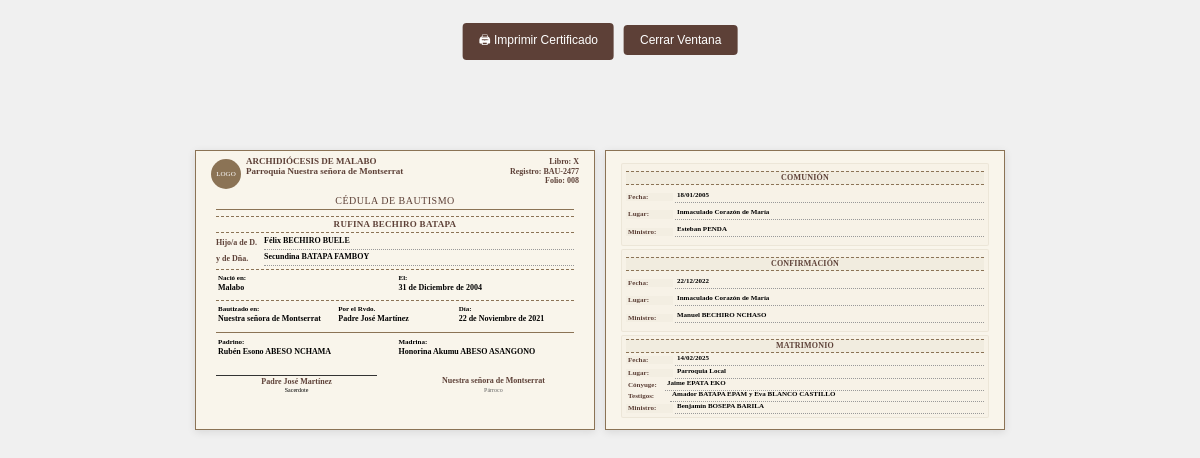
Page /report/imprimir_sacramentos.php?id=8 on the committed database.
### tables this page shows
CREATE TABLE `bautismo` (
  `id_bautismo` int(11) NOT NULL,
  `libro` text NOT NULL,
  `registro` varchar(50) DEFAULT NULL,
  `folio` int(6) DEFAULT NULL,
  `id_feligres` int(11) NOT NULL,
  `fecha` date DEFAULT NULL,
  `padrino` varchar(150) DEFAULT NULL,
  `madrina` varchar(150) DEFAULT NULL,
  `id_ministro` int(11) DEFAULT NULL,
  `id_parroquia` int(11) DEFAULT NULL,
  `estado` tinyint(1) NOT NULL DEFAULT 1,
  `id_pago` int(11) DEFAULT NULL,
  `monto_pago` decimal(12,2) DEFAULT 0.00
);

CREATE TABLE `parroquia` (
  `id_parroquia` int(11) NOT NULL,
  `nombre` varchar(150) NOT NULL,
  `direccion` varchar(200) DEFAULT NULL,
  `telefono` varchar(50) DEFAULT NULL
);

CREATE TABLE `feligres` (
  `id_feligres` int(11) NOT NULL,
  `nombre_completo` varchar(150) NOT NULL,
  `genero` enum('Masculino','Femenino') NOT NULL,
  `nombre_padre` varchar(150) DEFAULT NULL,
  `nombre_madre` varchar(150) DEFAULT NULL,
  `fecha_nacimiento` date DEFAULT NULL,
  `lugar_nacimiento` varchar(150) DEFAULT NULL
);

CREATE TABLE `ministros` (
  `id_ministro` int(11) NOT NULL,
  `nombre_completo` varchar(150) NOT NULL,
  `DIP` varchar(50) DEFAULT NULL,
  `telefono` varchar(50) DEFAULT NULL,
  `tipo` enum('Sacerdote','Diácono','Obispo','Catequista') NOT NULL
);

CREATE TABLE `comunion` (
  `id_comunion` int(11) NOT NULL,
  `registro` varchar(50) DEFAULT NULL,
  `id_feligres` int(11) DEFAULT NULL,
  `fecha` date DEFAULT NULL,
  `id_ministro` int(11) DEFAULT NULL,
  `id_parroquia` int(11) DEFAULT NULL,
  `estado` tinyint(1) NOT NULL DEFAULT 1,
  `id_pago` int(11) DEFAULT NULL,
  `monto_pago` decimal(12,2) DEFAULT 0.00
);

CREATE TABLE `confirmacion` (
  `id_confirmacion` int(11) NOT NULL,
  `registro` varchar(50) DEFAULT NULL,
  `id_feligres` int(11) DEFAULT NULL,
  `fecha` date DEFAULT NULL,
  `id_ministro` int(11) DEFAULT NULL,
  `id_parroquia` int(11) DEFAULT NULL,
  `estado` tinyint(1) NOT NULL DEFAULT 1,
  `id_pago` int(11) DEFAULT NULL,
  `monto_pago` decimal(12,2) DEFAULT 0.00
);

CREATE TABLE `matrimonio` (
  `id_matrimonio` int(11) NOT NULL,
  `registro` varchar(50) DEFAULT NULL,
  `fecha` date DEFAULT NULL,
  `id_ministro` int(11) DEFAULT NULL,
  `lugar` varchar(150) DEFAULT NULL,
  `estado` enum('activo','inactivo') NOT NULL DEFAULT 'activo',
  `id_pago` int(11) DEFAULT NULL,
  `monto_pago` decimal(12,2) DEFAULT 0.00
);

### report/imprimir_sacramentos.php (the view, shortened to what this page needs)
<?php
$database = new Database();
$db = $database->getConnection();
$id_bautismo = $_GET['id'] ?? 0;
$query = "
    SELECT
        b.id_bautismo,
        b.registro,
        b.fecha AS fecha_bautismo,
        b.padrino,
        b.madrina,
        p.nombre AS nombre_parroquia,
        p.direccion AS direccion_parroquia,
        f.id_feligres,
        f.nombre_completo,
        f.nombre_padre,
        f.nombre_madre,
        f.fecha_nacimiento,
        f.lugar_nacimiento,
        m.nombre_completo AS nombre_ministro,
        m.tipo AS tipo_ministro
    FROM bautismo b
    INNER JOIN feligres f ON b.id_feligres = f.id_feligres
    LEFT JOIN ministros m ON b.id_ministro = m.id_ministro
    LEFT JOIN parroquia p ON b.id_parroquia = p.id_parroquia
    WHERE b.id_feligres = :id
";
$stmt = $db->prepare($query);
$stmt->bindParam(':id', $id_bautismo, PDO::PARAM_INT);
$stmt->execute();
$bautismo = $stmt->fetch(PDO::FETCH_ASSOC);
function formatFechaCorta($fecha) {
    $meses = ['Enero', 'Febrero', 'Marzo', 'Abril', 'Mayo', 'Junio', 'Julio', 'Agosto', 'Septiembre', 'Octubre', 'Noviembre', 'Diciembre'];
    $f = date_create($fecha);
    return date_format($f, 'd') . ' de ' . $meses[date_format($f, 'n')-1] . ' de ' . date_format($f, 'Y');
}
$feligres_id = $bautismo['id_feligres'];
$libro = 'X';
$folio = str_pad($id_bautismo, 3, '0', STR_PAD_LEFT);
$logo_path = '../imagenes/.jpg';
$query_comunion = "SELECT
                    c.*,
                    m.nombre_completo as nombre_ministro,
                    p.nombre as nombre_parroquia
                  FROM comunion c
                  LEFT JOIN ministros m ON c.id_ministro = m.id_ministro
                  LEFT JOIN parroquia p ON c.id_parroquia = p.id_parroquia
                  WHERE c.id_feligres = :id_feligres";
$stmt_comunion = $db->prepare($query_comunion);
$stmt_comunion->bindParam(':id_feligres', $feligres_id);
$stmt_comunion->execute();
$comunion = $stmt_comunion->fetch(PDO::FETCH_ASSOC);
$query_confirmacion = "SELECT
                        conf.*,
                        m.nombre_completo as nombre_ministro,
                        p.nombre as nombre_parroquia
                      FROM confirmacion conf
                      LEFT JOIN ministros m ON conf.id_ministro = m.id_ministro
                      LEFT JOIN parroquia p ON conf.id_parroquia = p.id_parroquia
                      WHERE conf.id_feligres = :id_feligres";
$stmt_confirmacion = $db->prepare($query_confirmacion);
$stmt_confirmacion->bindParam(':id_feligres', $feligres_id);
$stmt_confirmacion->execute();
$confirmacion = $stmt_confirmacion->fetch(PDO::FETCH_ASSOC);
$query_matrimonio = "SELECT
                      mat.*,
                      m.nombre_completo as nombre_ministro,
                      p.nombre as nombre_parroquia,
                      f_esposo.nombre_completo as nombre_esposo,
                      f_esposa.nombre_completo as nombre_esposa
                    FROM matrimonio_feligres mf
                    INNER JOIN matrimonio mat ON mf.id_matrimonio = mat.id_matrimonio
                    LEFT JOIN ministros m ON mat.id_ministro = m.id_ministro
                    LEFT JOIN parroquia p ON mat.lugar = p.nombre
                    LEFT JOIN matrimonio_feligres mf_esposo ON mat.id_matrimonio = mf_esposo.id_matrimonio
                      AND mf_esposo.rol = 'esposo'
                    LEFT JOIN feligres f_esposo ON mf_esposo.id_feligres = f_esposo.id_feligres
                    LEFT JOIN matrimonio_feligres mf_esposa ON mat.id_matrimonio = mf_esposa.id_matrimonio
                      AND mf_esposa.rol = 'esposa'
                    LEFT JOIN feligres f_esposa ON mf_esposa.id_feligres = f_esposa.id_feligres
                    WHERE mf.id_feligres = :id_feligres
                    AND mf.rol IN ('esposo', 'esposa')
                    LIMIT 1";
$stmt_matrimonio = $db->prepare($query_matrimonio);
$stmt_matrimonio->bindParam(':id_feligres', $feligres_id);
$stmt_matrimonio->execute();
$matrimonio = $stmt_matrimonio->fetch(PDO::FETCH_ASSOC);
$testigos = [];
if ($matrimonio) {
    $query_testigos = "SELECT
                        f.nombre_completo
                      FROM matrimonio_feligres mf
                      INNER JOIN feligres f ON mf.id_feligres = f.id_feligres
                      WHERE mf.id_matrimonio = :id_matrimonio
                      AND mf.rol = 'testigo'";
    $stmt_testigos = $db->prepare($query_testigos);
    $stmt_testigos->bindParam(':id_matrimonio', $matrimonio['id_matrimonio']);
    $stmt_testigos->execute();
    $testigos = $stmt_testigos->fetchAll(PDO::FETCH_ASSOC);
}
function formatFechaSimple($fecha) {
    return date('d/m/Y', strtotime($fecha));
}
?>
<!DOCTYPE html>
<html lang="es">
<head>
</head>
<body>
<div class="print-controls">
    <button onclick="window.print()">🖨 Imprimir Certificado</button>
    <button onclick="window.close();" class="btn btn-secondary">Cerrar Ventana</button>
</div>
<div class="certificate-container">
<div class="certificate">
    <div class="parish-logo">
        <?php if (file_exists($logo_path)): ?>
            <img src="<?= $logo_path ?>" alt="Logo Parroquia" onerror="this.style.display='none'">
        <?php else: ?>
            <div style="width: 30px; height: 30px; background: var(--gold); color: white; display: flex; align-items: center; justify-content: center; font-size: 7px; border-radius: 50%;">
                LOGO
            </div>
        <?php endif; ?>
    </div>
    <div class="parish-info">
        <h2>ARCHIDIÓCESIS DE MALABO</h2>
        <h2>Parroquia <?=htmlspecialchars($bautismo['nombre_parroquia'] ?? 'Parroquia Inmaculado Corazón de María') ?></h2>
    </div>
    <div class="record-number">
        Libro: <?= htmlspecialchars($libro) ?><br>
        Registro: <?= htmlspecialchars($bautismo['registro'] ?? 'N/A') ?><br>
        Folio: <?= htmlspecialchars($folio) ?>
    </div>
    <div class="book-header">
        <h1>CÉDULA DE BAUTISMO</h1>
    </div>
    <div class="main-content">
        <div class="highlight-name">
            <?= htmlspecialchars($bautismo['nombre_completo']) ?>
        </div>
        <div class="parent-line">
            <div class="parent-label">Hijo/a de D.</div>
            <div class="parent-names data-field"><?= htmlspecialchars($bautismo['nombre_padre'] ?? '') ?></div>
        </div>
        <div class="parent-line">
            <div class="parent-label">y de Dña.</div>
            <div class="parent-names data-field"><?= htmlspecialchars($bautismo['nombre_madre'] ?? '') ?></div>
        </div>
        <div class="small-divider"></div>
        <div class="details">
            <div>
                <strong>Nació en:</strong>
                <span class="data-field"><?= htmlspecialchars($bautismo['lugar_nacimiento'] ?? '') ?></span>
            </div>
            <div>
                <strong>El:</strong>
                <span class="data-field"><?= $bautismo['fecha_nacimiento'] ? formatFechaCorta($bautismo['fecha_nacimiento']) : '' ?></span>
            </div>
        </div>
        <div class="small-divider"></div>
        <div class="details">
            <div>
                <strong>Bautizado en:</strong>
                <span class="data-field"><?= htmlspecialchars($bautismo['nombre_parroquia'] ?? 'Parroquia Inmaculado Corazón de María') ?></span>
            </div>
            <div>
                <strong>Por el Rvdo.</strong>
                <span class="data-field"><?= htmlspecialchars($bautismo['nombre_ministro'] ?? '') ?></span>
            </div>
            <div>
                <strong>Día:</strong>
                <span class="data-field"><?= $bautismo['fecha_bautismo'] ? formatFechaCorta($bautismo['fecha_bautismo']) : '' ?></span>
            </div>
        </div>
        <div class="large-divider"></div>
        <div class="details">
            <div>
                <strong>Padrino:</strong>
                <span class="data-field"><?= htmlspecialchars($bautismo['padrino'] ?? '') ?></span>
            </div>
            <div>
                <strong>Madrina:</strong>
                <span class="data-field"><?= htmlspecialchars($bautismo['madrina'] ?? '') ?></span>
            </div>
        </div>
        <div class="signature-section">
            <div class="signature-box">
                <div class="signature-line"></div>
                <div class="ministro-name"><?= htmlspecialchars($bautismo['nombre_ministro'] ?? '') ?></div>
                <div style="font-size: 6px;"><?= htmlspecialchars($bautismo['tipo_ministro'] ?? '') ?></div>
            </div>
            <div class="parish-stamp">
                <div class="parish-name"><?= htmlspecialchars($bautismo['nombre_parroquia'] ?? 'INMACULADO CORAZÓN DE MARÍA') ?></div>
                <div style="font-size: 6px;">Párroco</div>
            </div>
        </div>
    </div>
</div>
<div class="certificate">
    <div class="sacramentos-container">
        <div class="sacramento-section">
            <div class="sacramento-title">COMUNIÓN</div>
            <div class="sacramento-line">
                <span class="line-label">Fecha:</span>
                <span class="line-value"><?= $comunion ? formatFechaSimple($comunion['fecha']) : '' ?></span>
            </div>
            <div class="sacramento-line">
                <span class="line-label">Lugar:</span>
                <span class="line-value"><?= $comunion ? htmlspecialchars($comunion['nombre_parroquia'] ?? '') : '' ?></span>
            </div>
            <div class="sacramento-line">
                <span class="line-label">Ministro:</span>
                <span class="line-value"><?= $comunion ? htmlspecialchars($comunion['nombre_ministro'] ?? '') : '' ?></span>
            </div>
        </div>
        <div class="sacramento-section">
            <div class="sacramento-title">CONFIRMACIÓN</div>
            <div class="sacramento-line">
                <span class="line-label">Fecha:</span>
                <span class="line-value"><?= $confirmacion ? formatFechaSimple($confirmacion['fecha']) : '' ?></span>
            </div>
            <div class="sacramento-line">
                <span class="line-label">Lugar:</span>
                <span class="line-value"><?= $confirmacion ? htmlspecialchars($confirmacion['nombre_parroquia'] ?? '') : '' ?></span>
            </div>
            <div class="sacramento-line">
                <span class="line-label">Ministro:</span>
                <span class="line-value"><?= $confirmacion ? htmlspecialchars($confirmacion['nombre_ministro'] ?? '') : '' ?></span>
            </div>
        </div>
        <div class="sacramento-section">
            <div class="sacramento-title">MATRIMONIO</div>
            <div class="sacramento-line">
                <span class="line-label">Fecha:</span>
                <span class="line-value"><?= $matrimonio ? formatFechaSimple($matrimonio['fecha']) : '' ?></span>
            </div>
            <div class="sacramento-line">
                <span class="line-label">Lugar:</span>
                <span class="line-value"><?= $matrimonio ? htmlspecialchars($matrimonio['lugar'] ?? '') : '' ?></span>
            </div>
            <?php if ($matrimonio && $matrimonio['nombre_esposo'] && $matrimonio['nombre_esposa']): ?>
            <div class="conyuges-line">
                <span class="conyuge-label">Cónyuge:</span>
                <span class="line-value">
                    <?php
                    if ($bautismo['nombre_completo'] == $matrimonio['nombre_esposo']) {
                        echo htmlspecialchars($matrimonio['nombre_esposa']);
                    } else {
                        echo htmlspecialchars($matrimonio['nombre_esposo']);
                    }
                    ?>
                </span>
            </div>
            <?php endif; ?>
            <?php if ($matrimonio && !empty($testigos)): ?>
            <div class="testigo-line">
                <span class="testigo-label">Testigos:</span>
                <span class="line-value">
                    <?php
                    $nombres_testigos = array_map(function($t) {
                        return $t['nombre_completo'];
                    }, $testigos);
                    echo htmlspecialchars(implode(' y ', array_slice($nombres_testigos, 0, 2)));
                    ?>
                </span>
            </div>
            <?php endif; ?>
            <div class="sacramento-line">
                <span class="line-label">Ministro:</span>
                <span class="line-value"><?= $matrimonio ? htmlspecialchars($matrimonio['nombre_ministro'] ?? '') : '' ?></span>
            </div>
        </div>
    </div>
   </div>
</div>
</body>
</html>

### rows in the picture
bautismo: id_parroquia.nombre "Nuestra señora de Montserrat", registro "BAU-2477", id_feligres.nombre_completo "RUFINA BECHIRO BATAPA", id_feligres.nombre_padre "Félix BECHIRO BUELE", id_feligres.nombre_madre "Secundina BATAPA FAMBOY", id_feligres.lugar_nacimiento "Malabo", id_feligres.fecha_nacimiento "31 de Diciembre de 2004", id_ministro.nombre_completo "Padre José Martínez", fecha "22 de Noviembre de 2021", padrino "Rubén Esono ABESO NCHAMA", madrina "Honorina Akumu ABESO ASANGONO", id_ministro.tipo "Sacerdote"
comunion: fecha "18/01/2005", id_parroquia.nombre "Inmaculado Corazón de María", id_ministro.nombre_completo "Esteban PENDA"
confirmacion: fecha "22/12/2022", id_parroquia.nombre "Inmaculado Corazón de María", id_ministro.nombre_completo "Manuel BECHIRO NCHASO"
matrimonio: fecha "14/02/2025", lugar "Parroquia Local", feligres.nombre_completo "Jaime EPATA EKO", id_ministro.nombre_completo "Benjamín BOSEPA BARILA"

### other values in the picture
$libro "X"
$folio "008"
implode(' y ', array_slice($nombres_testigos, 0, 2)) "Amador BATAPA EPAM y Eva BLANCO CASTILLO"
